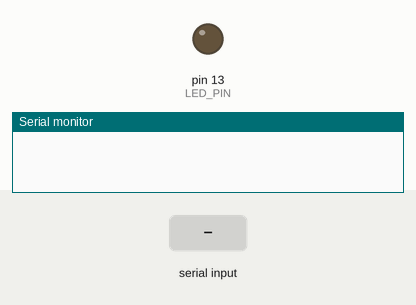
Bench run of a program on a simulated Arduino Uno, built with avr-gcc and run on an emulated ATmega328P. Parts: output pins drawn as LEDs (lit = HIGH), the last lines printed to the serial monitor. The test bench sets the inputs (shaded band).

Above: at 1.2 s.
1.3 s: "1" received over Serial
At 2.5 s:
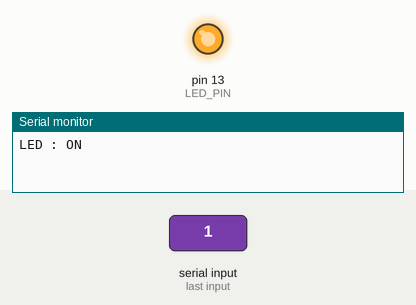
2.8 s: "0" received over Serial
At 3.7 s:
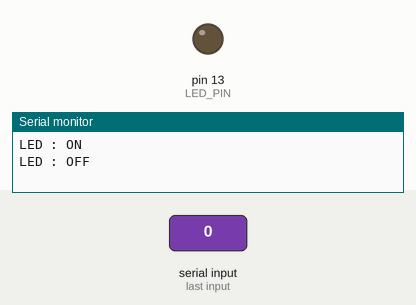
Timing chart, 0 to 5.8 s (numbered marks = the images above; inputs shaded):
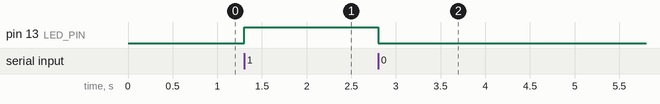

The program:

main.cpp
```cpp
#include "Arduino.h"
#define LED_PIN 13

int state = 0;

void setup()
{
  pinMode(LED_PIN, OUTPUT);
  Serial.begin(38400); // HC-05，HC-05 TX|RX與Arduino RX|TX串接
}

void loop()
{
  // Keep reading from HC-05 and send to Arduino Serial Monitor
  if (Serial.available() > 0)
  {
    state = Serial.read();

    if (state == '1')
    {
      digitalWrite(LED_PIN, HIGH);
      Serial.println("LED : ON");
      state = 0;
    }
    else if (state == '0')
    {
      digitalWrite(LED_PIN, LOW);
      Serial.println("LED : OFF");
      state = 0;
    }
  }
}
```

main_string.cpp
```cpp
// https://www.youtube.com/watch?v=x3KAXjnP06o&list=PLAROrg3NQn7cyu01HpOv5BWo217XWBZu0&index=30
// upload程式時，須將板子上的TX|RX線先拔掉，不然第一次讀訊息的時候會有亂碼

#include "Arduino.h"

int ledRed = 11;
int ledGreen = 12;

String readSerial;

void check();

void setup()
{
    delay(500);
    Serial.begin(38400);
    pinMode(ledRed, OUTPUT);
    pinMode(ledGreen, OUTPUT);
}

void loop()
{
    while (Serial.available())
    {
        readSerial = Serial.readString();
        Serial.println(readSerial);
        check();
    }
}

void check()
{
    digitalWrite(ledRed, LOW);
    digitalWrite(ledGreen, LOW);

    if (readSerial == "red")
    {
        digitalWrite(ledRed, HIGH);
        Serial.println("red on");
    }

    if (readSerial == "green")
    {
        digitalWrite(ledGreen, HIGH);
        Serial.println("green on");
    }
}
```

Measured:
- after the input at 1.3 s, pin 13 (LED_PIN): LOW → HIGH at once
- after the input at 2.8 s, pin 13 (LED_PIN): HIGH → LOW at once
